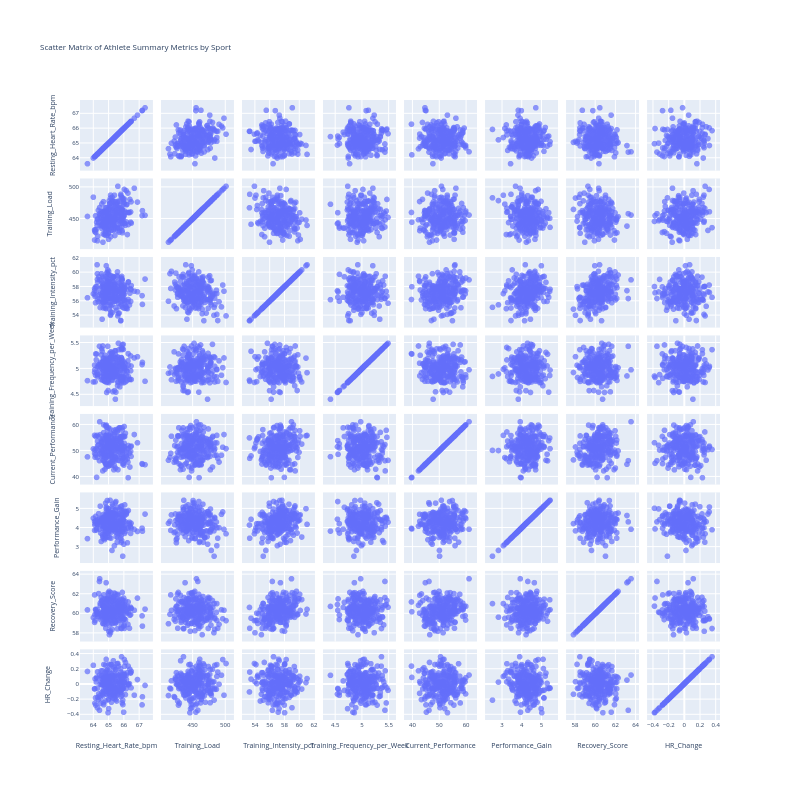

The notebook cell this image was saved under:
### Code cell
fig = px.scatter_matrix(summary, 
                  dimensions=['Resting_Heart_Rate_bpm', 
                              #'Speed_Score', 
                              #'Strength_Score', 
                              'Training_Load', 
                              'Training_Intensity_pct',
                              #'Endurance_Score', 
                              'Training_Frequency_per_Week', 
                              'Current_Performance',
                              'Performance_Gain',
                              'Recovery_Score',
                              'HR_Change'
                              ], 
                  title='Scatter Matrix of Athlete Summary Metrics by Sport',
                  height=800, width=800, opacity=0.7)
fig.update_layout(font=dict(size=6))
fig.show()

### Figure 1 — Plotly figure (JSON) as saved in the notebook; plotly's stock layout.template omitted (floating-point values rounded to 4 significant figures; data arrays with more than 128 entries replaced by an {"elided": "..."} marker saying what was removed)
{"data": [{"dimensions": [{"axis": {"matches": true}, "label": "Resting_Heart_Rate_bpm", "values": {"elided": "250 float values"}}, {"axis": {"matches": true}, "label": "Training_Load", "values": {"elided": "250 float values"}}, {"axis": {"matches": true}, "label": "Training_Intensity_pct", "values": {"elided": "250 float values"}}, {"axis": {"matches": true}, "label": "Training_Frequency_per_Week", "values": {"elided": "250 float values"}}, {"axis": {"matches": true}, "label": "Current_Performance", "values": {"elided": "250 float values"}}, {"axis": {"matches": true}, "label": "Performance_Gain", "values": {"elided": "250 float values"}}, {"axis": {"matches": true}, "label": "Recovery_Score", "values": {"elided": "250 float values"}}, {"axis": {"matches": true}, "label": "HR_Change", "values": {"elided": "250 float values"}}], "hovertemplate": "%{xaxis.title.text}=%{x}<br>%{yaxis.title.text}=%{y}<extra></extra>", "legendgroup": "", "marker": {"color": "#636efa", "opacity": 0.7, "symbol": "circle"}, "name": "", "showlegend": false, "type": "splom"}], "layout": {"dragmode": "select", "font": {"size": 6}, "height": 800, "legend": {"tracegroupgap": 0}, "title": {"text": "Scatter Matrix of Athlete Summary Metrics by Sport"}, "width": 800}}
